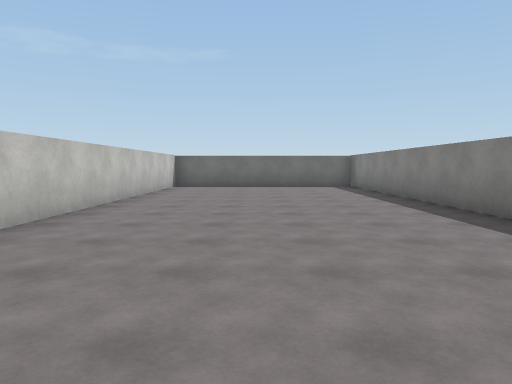
View 1 (above)

16 first-person views from a walk through a 3-D level made in the Unity game engine. The camera is 1.4 m above the floor, tilts 4° down and sees 70° across. Doors are open. The floor is counted in squares, 2 m on a side. Each view is taken from the middle of a square. On the plan, view 1 faces up. The plan holds only what a view shows up to about 11 squares ahead; the rest is blank. The place goes on beyond the plan. The player character is not drawn. Surface patterns are stand-ins for the level's own textures.

View 2
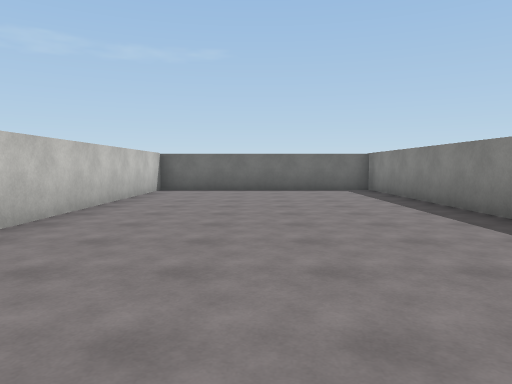

View 3
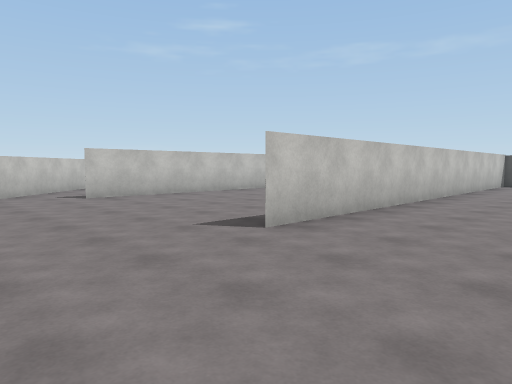

View 4
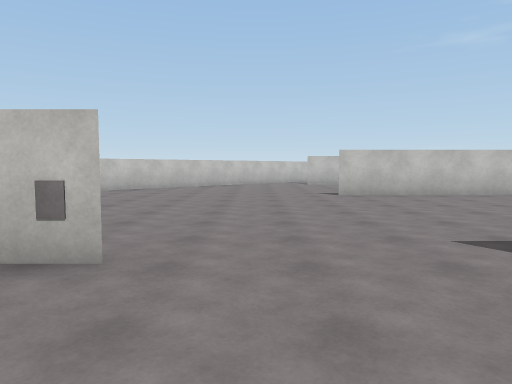

View 5
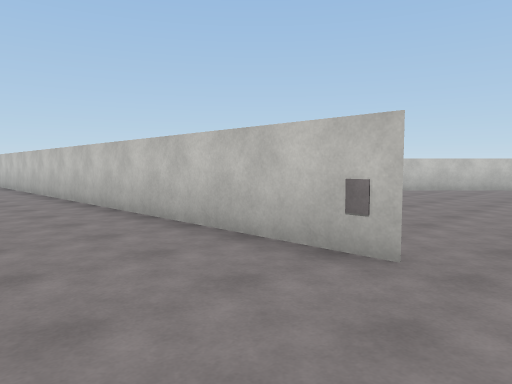

View 6
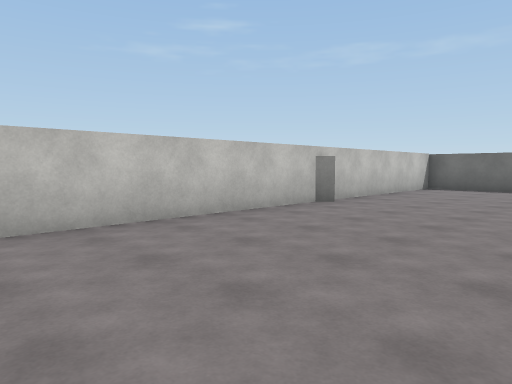

View 7
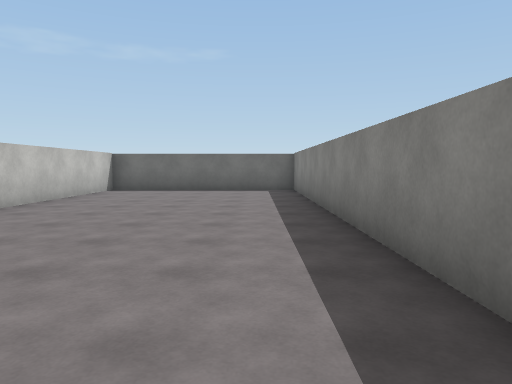

View 8
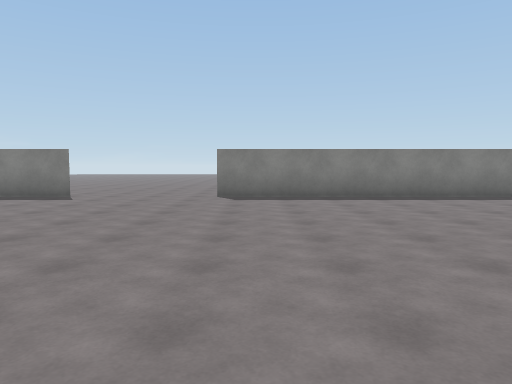

View 9
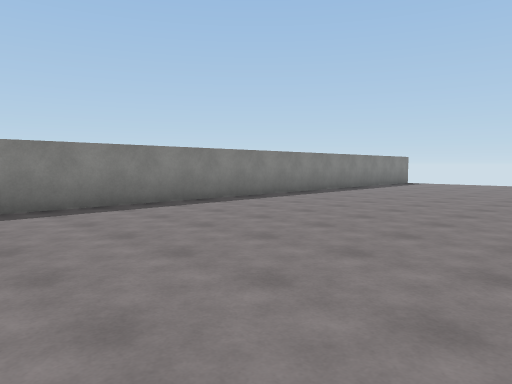

View 10
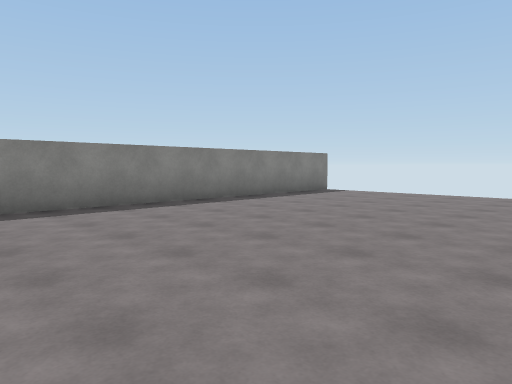

View 11
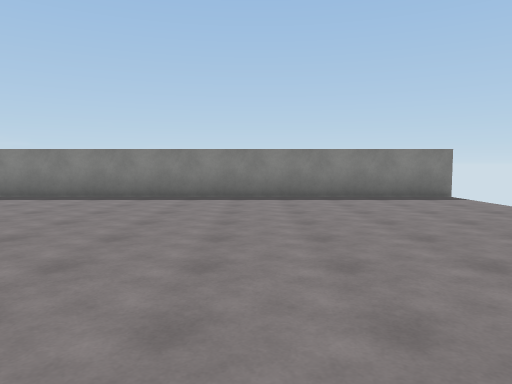

View 12
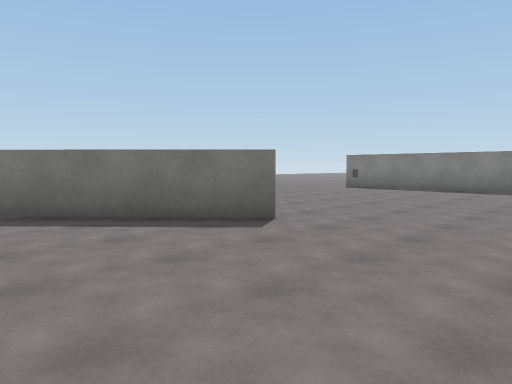

View 13
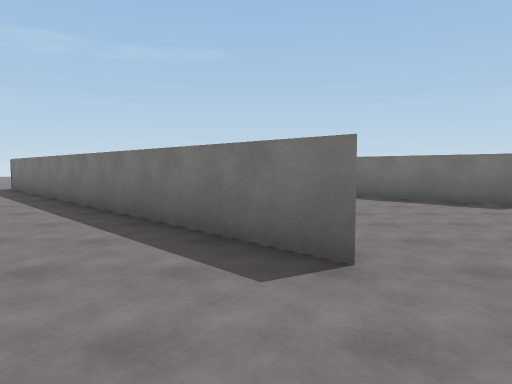

View 14
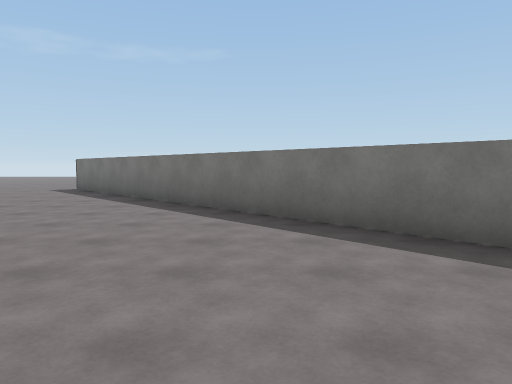

View 15
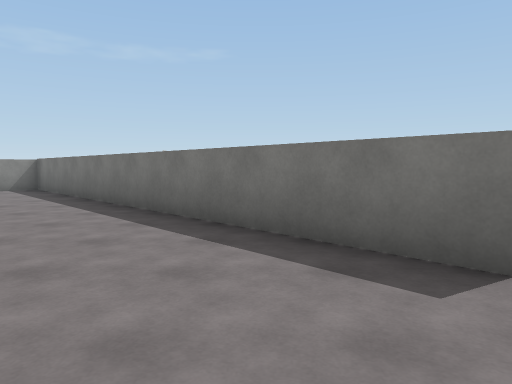

View 16
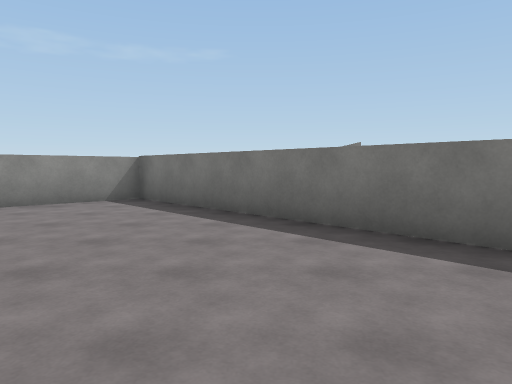

### Floor plan
Points are (right, up) in squares from view 1. A wall is a line through its corners. A room is listed if a view was taken in it or the views show most of it. See-through windows are left out.
Room 1 (views 1, 2, 3, 6, 7, 8, 9, 10, 11, 12, 13, 14, 15, 16)
walls: (-4.3, -5.7) (-12.5, 2.9) (-14.4, 1.2); (-6.7, -3.2) (-4.5, -5.6); (-8.3, -9.5) (-16.3, -0.9); (-11.6, 2) (-9.4, -0.4); (-2.9, 3.5) (-2.9, 12.8); (3.4, 1.2) (3.4, 3); (-7.9, 7.3) (-8.3, 6.9); (3.4, 4.8) (3.4, 12.9) (-8.3, 12.9) (-8.3, 1); (3.4, -19.6) (3.4, -2); (-2.9, 13) (-2.9, 1)
ways out: open door at (3, -0.5) to room 2
Room 2 (views 4, 5)
walls: (3.4, -2) (3.4, -14)
ways out: open door at (3, -0.5) to room 1

Positions as (right, up) in squares from view 1, and headings:
1: (0, 0), facing up
2: (0, 2), facing up
3: (0, -2), facing up-left
4: (6, -1), facing left
5: (6, -1), facing down-left
6: (-4, 1), facing up-left
7: (-4, 2), facing up
8: (-5, -3), facing right
9: (-3, -4), facing down-right
10: (-3, -10), facing down-right
11: (-5, -15), facing right
12: (-8, -9), facing up-right
13: (-9, -12), facing up
14: (-11, -12), facing up
15: (-6, -8), facing up
16: (-10, -5), facing up
